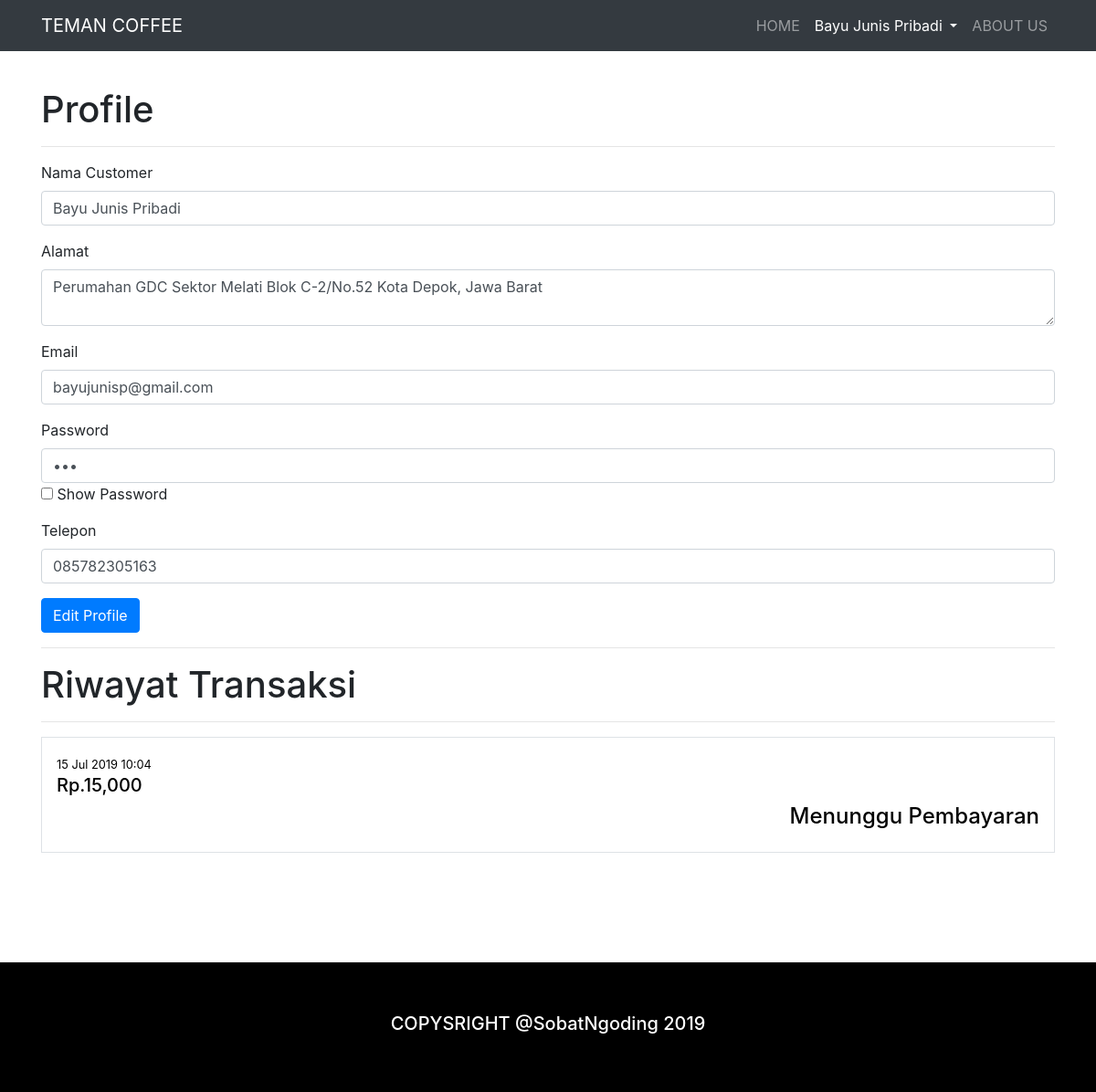
The app's page /customer/profile.php (signed in) with its own data.
### tables this page shows
CREATE TABLE `customer` (
  `id_customer` varchar(30) NOT NULL,
  `nama_customer` varchar(30) NOT NULL,
  `alamat` text NOT NULL,
  `email` varchar(30) NOT NULL,
  `password` varchar(30) NOT NULL,
  `telp` varchar(30) NOT NULL
);

CREATE TABLE `transaksi` (
  `id_transaksi` varchar(30) NOT NULL,
  `id_customer` varchar(30) NOT NULL,
  `nama_customer` varchar(30) NOT NULL,
  `telepon` int(30) NOT NULL,
  `catatan_pembelian` text NOT NULL,
  `alamat` text NOT NULL,
  `total` int(30) NOT NULL,
  `no_rek` int(30) NOT NULL,
  `kurir` varchar(30) NOT NULL,
  `no_resi` varchar(30) NOT NULL,
  `tgl_transaksi` varchar(30) NOT NULL,
  `status` varchar(30) NOT NULL
);

### customer/profile.php (the view, shortened to what this page needs)
<?php
include '../koneksi.php';
?>
<!DOCTYPE html>
<html lang="en">
<head>
	<link rel="stylesheet" href="../assets/css/style.css">
	<link rel="stylesheet" href="../assets/css/bootstrap.min.css">
	<link rel="stylesheet" href="../assets/css/font-awesome.min.css">
</head>
<body>
	<nav class="navbar navbar-expand-lg navbar-dark bg-dark fixed-top">
		<div class="container">
			<a class="navbar-brand" href="#">TEMAN COFFEE</a>
			<div class="collapse navbar-collapse" id="navbarResponsive">
				<ul class="navbar-nav ml-auto">
					<li class="nav-item">
						<a class="nav-link" href="../index.php">HOME
						</a>
					</li>
					<?php
					$id_customer = $_SESSION['id_customer'];
					$customer = mysqli_query($koneksi,"SELECT*FROM customer where id_customer = '$id_customer' ");
					$cust = mysqli_fetch_array($customer);
					?>
					<li class="nav-item dropdown active">
						<a class="nav-link dropdown-toggle" href="#" id="navbarDropdown" role="button" data-toggle="dropdown" aria-haspopup="true" aria-expanded="false">
							<?php
							echo $cust['nama_customer'];
							?>
						</a>
					</li>
					<li class="nav-item">
						<a class="nav-link" href="../about.php">ABOUT US</a>
					</li>
				</ul>
			</div>
		</div>
	</nav>
	<br><br><br><br>
	<div class="container">
		<h1 class="display-5">Profile</h1>
		<hr>
		<form method="POST" action="aksi_profile.php">
			<div class="form-group">
				<label for="exampleInputEmail1">Nama Customer</label>
				<input type="text" class="form-control" name="nama_customer" id="nama" aria-describedby="emailHelp" placeholder="Nama" required="required" value="<?php echo $cust['nama_customer']; ?>">
			</div>
			<div class="form-group">
				<label for="exampleInputPassword1">Alamat</label>
				<textarea class="form-control" name="alamat" id="alamat" placeholder="Alamat" required="required"><?php echo $cust['alamat']; ?></textarea>
			</div>
			<div class="form-group">
				<label for="exampleInputPassword1">Email</label>
				<input type="email" class="form-control" name="email" id="email" placeholder="Email" required="required" value="<?php echo $cust['email']; ?>">
			</div>
			<div class="form-group">
				<label for="exampleInputPassword1">Password</label>
				<input type="password" class="form-control" name="password" id="pass" placeholder="Password" required="required" value="<?php echo $cust['password']; ?>">
				<input type="checkbox" onclick="showPassword()"> Show Password
			</div>
			<div class="form-group">
				<label for="exampleInputEmail1">Telepon</label>
				<input type="number" class="form-control" name="telp" id="telepon" aria-describedby="emailHelp" placeholder="Nomor Telepon" required="required" value="<?php echo $cust['telp']; ?>">
			</div>
			<button type="submit" class="btn btn-primary">Edit Profile</button>
		</form>
		<hr>
		<h1 class="display-5">Riwayat Transaksi</h1>
		<?php
		$cek = mysqli_query ($koneksi,"SELECT*FROM transaksi where id_customer = '$id_customer'");
		$cek_data = mysqli_num_rows($cek);
		if ($cek_data < 1) {
			?>
			<hr>
			<center>
				<img src="../assets/img/no_order.png" width="200px" height="200px">
				<br>
				<h3>Belum Ada Transaksi</h3><br>
			</center>
			<?php
		}else{
			$data = mysqli_query ($koneksi, " select *  from transaksi where id_customer = '$id_customer' order by id_transaksi desc");
			while ($row = mysqli_fetch_array ($data))
			{
				?>
				<hr>
				<div id="detail_transaksi">
					<a href="detail_transaksi.php?id_transaksi=<?php echo $row['id_transaksi']; ?>"
						>
						<div class="media border p-3">
							<div class="media-body">
								<small><?php echo $row['tgl_transaksi']; ?></small>
								<h5>Rp.<?php echo number_format($row['total']); ?></h5>
								<h4 class="text-right"><?php echo $row['status']; ?></h4>
							</div>
						</div>
					</a>
				</div>
				<br>
				<?php } ?>
				<br>
				<?php } ?>
			</div>
			<br><br><br>
			<div id="footer">
				<br><br>
				<h5 class="text-center">COPYSRIGHT @SobatNgoding 2019</h5>
				<br><br>
			</div>
		</body>
		</html>

### assets/css/style.css (style rules this page uses)
#detail_transaksi a { text-decoration: none; color : #000; }
#footer { background-color:#000; width: 100%; height: 100%; color: #FFFFFF; font-size: 15px; padding: 10px; }

### records on screen
customer: nama_customer "Bayu Junis Pribadi", alamat "Perumahan GDC Sektor Melati Blok C-2/No.52 Kota Depok, Jawa Barat", email "bayujunisp@gmail.com", telp "085782305163"
transaksi: tgl_transaksi "15 Jul 2019 10:04", total "15,000", status "Menunggu Pembayaran"
